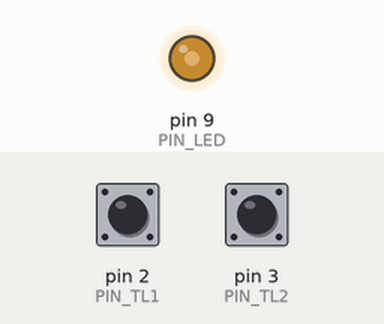
This sketch was run on a simulated Arduino Uno, built with avr-gcc and run on an emulated ATmega328P. On the bench: output pins drawn as LEDs (lit = HIGH). Inputs (shaded band) come from the test bench; at power-on: pin 2 (PIN_TL1) HIGH, pin 3 (PIN_TL2) HIGH.

Above: at 1.2 s.
1.3 s: pin 2 (PIN_TL1) pulled LOW for 0.15 s
At 2.3 s:
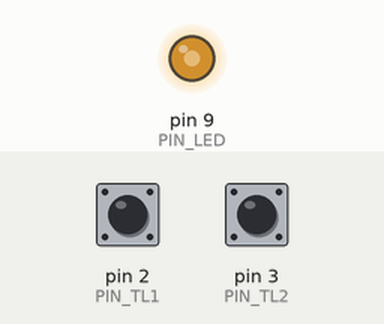
2.9 s: pin 2 (PIN_TL1) pulled LOW for 1 s
At 3.6 s:
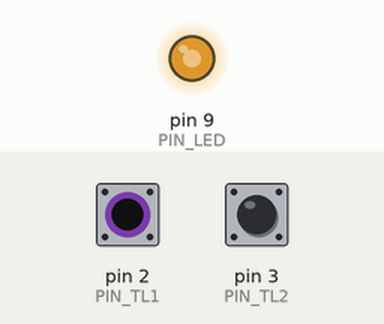
5.4 s: pin 2 (PIN_TL1) pulled LOW for 0.15 s
At 6.6 s:
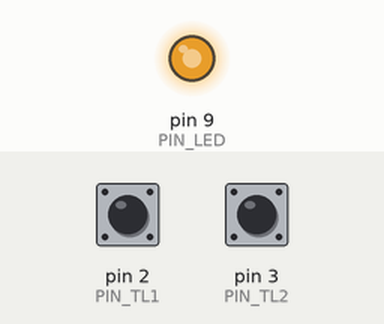
7.0 s: pin 3 (PIN_TL2) pulled LOW for 0.15 s
At 7.9 s:
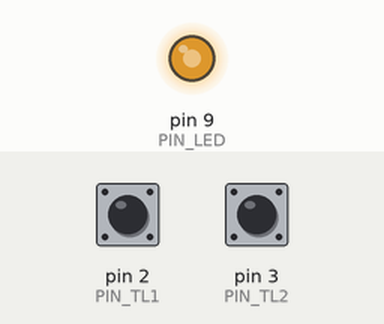
8.6 s: pin 2 (PIN_TL1) pulled LOW for 3.2 s
At 9.1 s:
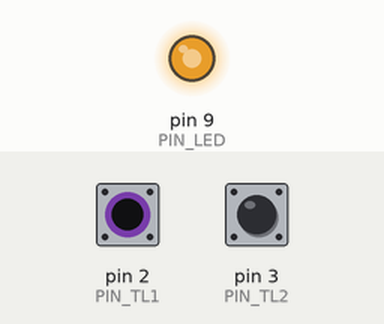
Timing chart, 0 to 11.6 s (numbered marks = the images above; inputs shaded):
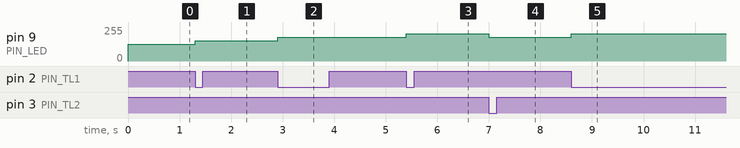

The sketch:

9.ino
```cpp
/*Deklarujte prom. "jas" se vhodným datovým typem (min. použitelným), když obsahem proměnné budou čísla 0 až 100. Výchozí hodnota bude 50.
Připojte k Arduinu dvě tlačítka na piny D2 a D3 (ext. přerušení).
Připojte LED na pin umožňující PWM a nastavte jas LED tak, aby odpovídal proměnné "jas".
V prom. "jas" je uvedeno, na kolik % max. svitu LED svítí.
Při stisku jednoho tlačítka dojde ke zvýšení jasu o 10 až do max. hodnoty 100 a při stisku druhého tlačítka ke snížení jasu až do min. hodnoty 0.
Stisky tlačítek řešte ext. přerušením. Každé tl. musí mít své prom. pro detekci zákmitů.
Po startu Arduina tedy LED svítí na 50 % a podle toho, jaké tlačítko je stisknuto se její jas bude zvyšovat nebo snižovat.
Ovšem nikdy nebude mimo hodnoty 0 až 100.
*/
#define PIN_TL1 2
#define PIN_TL2 3
#define ZAKMIT 20
#define PIN_LED 9

int jas = 50;
int zmena = 10;

bool StavTl1;
bool StavTl2;
bool PredchoziStavTl1 = HIGH;
bool PredchoziStavTl2 = HIGH;

unsigned long PosledniZmena1;
unsigned long PosledniZmena2;

void setup() {
  pinMode (PIN_TL1, INPUT_PULLUP);
  pinMode (PIN_TL2, INPUT_PULLUP);
  pinMode (PIN_LED, OUTPUT);
  attachInterrupt(digitalPinToInterrupt(PIN_TL1), ObsluhaTl1, CHANGE);
  attachInterrupt(digitalPinToInterrupt(PIN_TL2), ObsluhaTl2, CHANGE);

  analogWrite(PIN_LED, jas * 255 / 100);
  Serial.begin(9600);
}

void loop() {
}
void ObsluhaTl1(){
  StavTl1 = digitalRead(PIN_TL1);
  if(StavTl1!=PredchoziStavTl1 && millis()>= PosledniZmena1 + ZAKMIT){
    PredchoziStavTl1 = StavTl1;
    PosledniZmena1 = millis();
    if(StavTl1 == LOW && jas <100){
      jas = jas + zmena;
      analogWrite(PIN_LED, jas * 255 / 100);

    }
  }
}
void ObsluhaTl2(){
    StavTl2 = digitalRead(PIN_TL2);
  if(StavTl2!=PredchoziStavTl2 && millis()>= PosledniZmena2 + ZAKMIT){
    PredchoziStavTl2 = StavTl2;
    PosledniZmena2 = millis();
    if(StavTl2 == LOW && jas > 0){
      jas = jas - zmena;
      analogWrite(PIN_LED, jas * 255 / 100);

    }
  }
}
```

Measured:
- after the input at 1.3 s, pin 9 (PIN_LED): 127/255 → 153/255 at once
- after the input at 2.9 s, pin 9 (PIN_LED): 153/255 → 178/255 at once
- after the input at 5.4 s, pin 9 (PIN_LED): 178/255 → 204/255 at once
- after the input at 7.0 s, pin 9 (PIN_LED): 204/255 → 178/255 at once
- after the input at 8.6 s, pin 9 (PIN_LED): 178/255 → 204/255 at once
